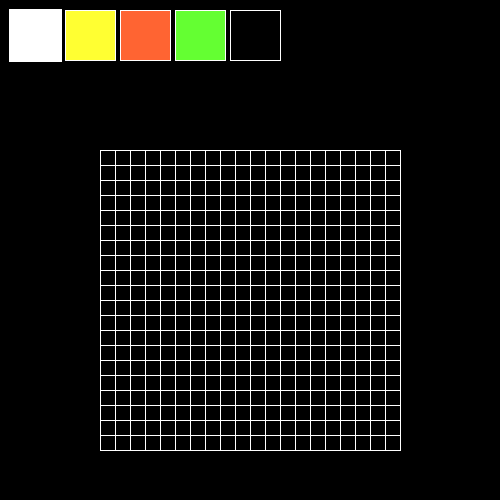
Frame 1 (no input)
Frame 60 (the mouse pressed at the canvas centre just before this capture): identical to frame 1, image omitted
Frame 120 (the mouse held since frame 60 and released just before this capture): identical to frame 1, image omitted

The Processing sketch that drew this single still picture (run headless with seeded random() and noise(); from frame 60 on, the mouse is pressed at the canvas centre):

// Processing sketch: PixelatedArt
// ── PixelatedArt.pde
int colorSize = 50;
int cellGranularity = 20; // More granular is smaller cell size

color[] colors = {
  color(255),
  color(255, 255, 50),
  color(255, 100, 50),
  color(100, 255, 50),
  color(0)
};

ColorPicker colorPicker;
Canvas canvas;

void setup() {
  size(500, 500);
  colorPicker = new ColorPicker(10, 10, colorSize, colors);
  canvas = new Canvas(height - 200, cellGranularity, colorPicker);
}

void draw() {
  background(0);
  
  colorPicker.render();
  canvas.render();
}

void mousePressed() {
  colorPicker.onClick();
  canvas.onClick();
}

// ── Canvas.pde
class Canvas {
  Cell[][] grid;
  ColorPicker colorPicker;
  int startX, startY;
  int granularity;

  public Canvas(int size, int granularity, ColorPicker colorPicker) {
    int cellSize = size / granularity;
    this.colorPicker = colorPicker;
    this.granularity = granularity;
    
    grid = new Cell[granularity][granularity];
    startX = (width - size) / 2;
    startY = height - size - 50;
    
    // Populate the grid
    for (int row = 0; row < granularity; row++) {
      for (int col = 0; col < granularity; col++) {
        int x = startX + (cellSize * row);
        int y = startY + (cellSize * col);
        grid[row][col] = new Cell(x, y, cellSize);
      }
    }
  }
  
  public void render() {
    for (int row = 0; row < granularity; row++) {
      for (int col = 0; col < granularity; col++) {
        Cell cell = grid[row][col];
        cell.render();
      }
    }
  }

  public void onClick() {
    for (int row = 0; row < granularity; row++) {
      for (int col = 0; col < granularity; col++) {
        Cell cell = grid[row][col];
        if (cell.isMouseOver()) {
          cell.c = colorPicker.getSelectedColor();
        }
      }
    }
  }
}

// ── Cell.pde
class Cell {
  int x, y;
  int size;
  color c;
  
  public Cell(int x, int y, int size) {
    this.x = x;
    this.y = y;
    this.size = size;
  }

  public void render() {
    fill(c);
    stroke(255);
    strokeWeight(1);
    rect(x, y, size, size);
  }
  
  private boolean isMouseOver() {
    if (mouseX > x && mouseX < x + size && mouseY > y && mouseY < y + size) {
      return true;
    }
    return false;
  }
}

// ── Color.pde
class Color {
  private color c;
  private int x;
  private int y;
  private int size;

  public Color(int x, int y, int size, color c) {
    this.x = x;
    this.y = y;
    this.c = c;
    this.size = size;
  }
  
  public void render(boolean selected) {
    stroke(255);
    if (selected) {
      strokeWeight(3);
    } else {
      strokeWeight(1);
    }
    
    fill(c);
    rect(x, y, size, size);
  }
  
  public color getColor() {
    return c;
  }

  private boolean isMouseOver() {
    if (mouseX > x && mouseX < x + size && mouseY > y && mouseY < y + size) {
      return true;
    }
    return false;
  }
}

// ── ColorPicker.pde
class ColorPicker {
  ArrayList<Color> colors;
  Color selectedColor;
  int startX, startY, colorSize;

  public ColorPicker(int startX, int startY, int colorSize, color[] colorOptions) {
    colors = new ArrayList<Color>();
    this.startX = startX;
    this.startY = startY;
    this.colorSize = colorSize;

    for (int i = 0; i < colorOptions.length; i++) {
      color c = colorOptions[i];
      int x = startX + (colorSize * i) + (5 * i);
      colors.add(new Color(x, startY, colorSize, c));
    }
    
    selectedColor = colors.get(0);
  }

  public void render() {
    for (Color c : colors) {
      c.render(c == selectedColor);
    }
  }
  
  public color getSelectedColor() {
    return selectedColor.getColor();
  }

  public void onClick() {
    for (Color c : colors) {
      if (c.isMouseOver()) {
        selectedColor = c;
      }
    }
  }
}
